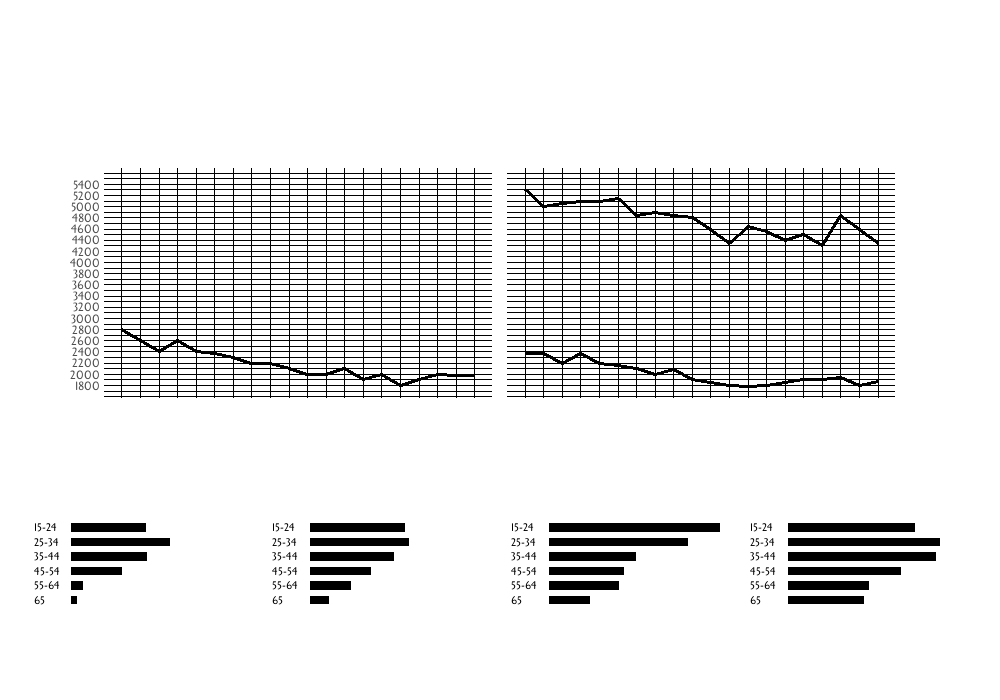

This figure's R source:
library(tidyverse)
library(showtext)
library(readxl)
library(ggpubr)
library(magick)

font_add_google(name = "Cagliostro", family = "Main")
showtext_auto()

mort <- read_xlsx(here::here("Original Plot Work", "Mortality from Consumption", "Consumption Mortality.xlsx")) 

first <- mort %>%
  filter(type == "total")

second <- mort %>%
  filter(type == "white" | type == "colored")

plot1 <- ggplot(first) +
  geom_line(aes(x=year, y= rate, group = type), size=1.25) +
  scale_y_continuous(limits = c(1750,5500), breaks = seq(1800, 5400,200)) +
  scale_x_continuous(limits = c(1887,1906), breaks = seq(1887,1906,1)) +
  theme(panel.grid.minor.y = element_line(color= "black"),
        panel.grid.minor.x = element_blank(),
        panel.grid.major = element_line(color= "black"),
        panel.background = element_rect(fill="white"),
        axis.text.y = element_text(family = "Main", size = 9),
        axis.text.x = element_blank(),
        axis.ticks = element_blank(),
        axis.title = element_blank(),
        plot.title = element_text(family = "Main", size = 18),
        legend.position = "none")

print(plot1)

plot2 <- ggplot(second) +
  geom_line(aes(x=year, y= rate, group = type), size=1.25) +
  scale_y_continuous(limits = c(1750,5500), breaks = seq(1800, 5400,200), position = "right") +
  scale_x_continuous(limits = c(1887,1906), breaks = seq(1887,1906,1)) +
  theme(panel.grid.minor.y = element_line(color= "black"),
        panel.grid.minor.x = element_blank(),
        panel.grid.major = element_line(color= "black"),
        panel.background = element_rect(fill="white"),
        axis.text.y = element_text(family = "Main", color = "white", size = 9),
        axis.text.x = element_blank(),
        axis.ticks = element_blank(),
        axis.title = element_blank(),
        plot.title = element_text(family = "Main", size = 18),
        legend.position = "none")

print(plot2)


mort2 <- read_xlsx(here::here("Original Plot Work", "Mortality from Consumption", "Consumption Mortality 2.xlsx")) 

third <- mort2 %>%
  filter(type == "white")

fourth <- mort2 %>%
  filter(type == "negroes")

fifth <- mort2 %>%
  filter(type == "indians")

sixth <- mort2 %>%
  filter(type == "chinese")

plot3 <- ggplot(third, aes(x = percent, y = fct_rev(age)), fill = NA) +
  geom_col(color = "black", fill= "black", width = .5) +
  labs(tag = "(In thousands.)") +
  scale_x_continuous(position = "top", limits = c(0,50), breaks=seq(0,50,10)) +
  theme(axis.text.x = element_text(family = "Main", size = 6, color= "white"),
        axis.title.x = element_blank(), 
        panel.grid.major.x = element_line(color="white", size=.25),
        axis.ticks.y = element_blank(), 
        axis.ticks.x = element_blank(), 
        axis.title.y = element_blank(),
        axis.text.y = element_text(family = "Main", hjust = 0, size = 8, color = "black"),
        panel.grid.major.y = element_blank(),
        panel.grid.minor = element_blank(),
        panel.background = element_blank(),
        plot.title = element_blank(),
        plot.tag = element_blank(),
        plot.tag.position = "top",
        plot.margin = margin(20,10,10,10))

print(plot3)

plot4 <- ggplot(fourth, aes(x = percent, y = fct_rev(age)), fill = NA) +
  geom_col(color = "black", fill= "black", width = .5) +
  labs(tag = "(In thousands.)") +
  scale_x_continuous(position = "top", limits = c(0,50), breaks=seq(0,50,10)) +
  theme(axis.text.x = element_text(family = "Main", size = 6, color= "white"),
        axis.title.x = element_blank(), 
        panel.grid.major.x = element_line(color="white", size=.25),
        axis.ticks.y = element_blank(), 
        axis.ticks.x = element_blank(), 
        axis.title.y = element_blank(),
        axis.text.y = element_text(family = "Main", hjust = 0, size = 8, color = "black"),
        panel.grid.major.y = element_blank(),
        panel.grid.minor = element_blank(),
        panel.background = element_blank(),
        plot.title = element_blank(),
        plot.tag = element_blank(),
        plot.tag.position = "top",
        plot.margin = margin(20,10,10,10))

print(plot4)

plot5 <- ggplot(fifth, aes(x = percent, y = fct_rev(age)), fill = NA) +
  geom_col(color = "black", fill= "black", width = .5) +
  labs(tag = "(In thousands.)") +
  scale_x_continuous(position = "top", limits = c(0,50), breaks=seq(0,50,10)) +
  theme(axis.text.x = element_text(family = "Main", size = 6, color= "white"),
        axis.title.x = element_blank(), 
        panel.grid.major.x = element_line(color="white", size=.25),
        axis.ticks.y = element_blank(), 
        axis.ticks.x = element_blank(), 
        axis.title.y = element_blank(),
        axis.text.y = element_text(family = "Main", hjust = 0, size = 8, color = "black"),
        panel.grid.major.y = element_blank(),
        panel.grid.minor = element_blank(),
        panel.background = element_blank(),
        plot.title = element_blank(),
        plot.tag = element_blank(),
        plot.tag.position = "top",
        plot.margin = margin(20,10,10,10))

print(plot5)

plot6 <- ggplot(sixth, aes(x = percent, y = fct_rev(age)), fill = NA) +
  geom_col(color = "black", fill= "black", width = .5) +
  labs(tag = "(In thousands.)") +
  scale_x_continuous(position = "top", limits = c(0,50), breaks=seq(0,50,10)) +
  theme(axis.text.x = element_text(family = "Main", size = 6, color= "white"),
        axis.title.x = element_blank(), 
        panel.grid.major.x = element_line(color="white", size=.25),
        axis.ticks.y = element_blank(), 
        axis.ticks.x = element_blank(), 
        axis.title.y = element_blank(),
        axis.text.y = element_text(family = "Main", hjust = 0, size = 8, color = "black"),
        panel.grid.major.y = element_blank(),
        panel.grid.minor = element_blank(),
        panel.background = element_blank(),
        plot.title = element_blank(),
        plot.tag = element_blank(),
        plot.tag.position = "top",
        plot.margin = margin(20,10,10,10))

print(plot6)


gap <- ggplot() + theme_void()


png(here::here("Original Plot Work", "Mortality from Consumption", "Mortality from Consumption.png"),width=1000,height=700)


print(ggarrange(gap,
          ggarrange(gap, plot1, gap, plot2, gap, ncol=5, widths = c(.15, 1, .01, 1, .15)),
          gap,
          ggarrange(gap, plot3, gap, plot4, gap, plot5, gap, plot6, gap, ncol = 9, widths = c(.1, 1, .01, 1, .01, 1, .01, 1, .1)), 
          gap,
          nrow = 5, heights = c(.5, .75, .25, .4, .25))
)

dev.off()

original <- image_read(here::here("Original Plot Work", "Mortality from Consumption", "Mortality from Consumption.png"))


img <- image_draw(original)

#graphs on edge
polygon(c(50, 120, 120, 50), c(170, 170, 410, 410), border = "white", col = "white")
polygon(c(900, 120, 120, 900), c(165, 165, 183, 183), border = "white", col = "white")
text(105, 184, "5400", family = "Main", cex = .75, col = "#383227")
text(105, 195, "5200", family = "Main", cex = .75, col = "#383227")
text(105, 206, "5000", family = "Main", cex = .75, col = "#383227")
text(105, 217, "4800", family = "Main", cex = .75, col = "#383227")
text(105, 228, "4600", family = "Main", cex = .75, col = "#383227")
text(105, 239, "4400", family = "Main", cex = .75, col = "#383227")
text(105, 250, "4200", family = "Main", cex = .75, col = "#383227")
text(105, 261, "4000", family = "Main", cex = .75, col = "#383227")
text(105, 272, "3800", family = "Main", cex = .75, col = "#383227")
text(105, 283, "3600", family = "Main", cex = .75, col = "#383227")
text(105, 294, "3400", family = "Main", cex = .75, col = "#383227")
text(105, 305, "3200", family = "Main", cex = .75, col = "#383227")
text(105, 316, "3000", family = "Main", cex = .75, col = "#383227")
text(105, 327, "2800", family = "Main", cex = .75, col = "#383227")
text(105, 338, "2600", family = "Main", cex = .75, col = "#383227")
text(105, 349, "2400", family = "Main", cex = .75, col = "#383227")
text(105, 360, "2200", family = "Main", cex = .75, col = "#383227")
text(105, 371, "2000", family = "Main", cex = .75, col = "#383227")
text(105, 382, "1800", family = "Main", cex = .75, col = "#383227")

polygon(c(900, 879, 879, 900), c(170, 170, 410, 410), border = "white", col = "white")
polygon(c(900, 120, 120, 900), c(392, 392, 410, 410), border = "white", col = "white")
text(890, 184, "5400", family = "Main", cex = .75, col = "#383227")
text(890, 195, "5200", family = "Main", cex = .75, col = "#383227")
text(890, 206, "5000", family = "Main", cex = .75, col = "#383227")
text(890, 217, "4800", family = "Main", cex = .75, col = "#383227")
text(890, 228, "4600", family = "Main", cex = .75, col = "#383227")
text(890, 239, "4400", family = "Main", cex = .75, col = "#383227")
text(890, 250, "4200", family = "Main", cex = .75, col = "#383227")
text(890, 261, "4000", family = "Main", cex = .75, col = "#383227")
text(890, 272, "3800", family = "Main", cex = .75, col = "#383227")
text(890, 283, "3600", family = "Main", cex = .75, col = "#383227")
text(890, 294, "3400", family = "Main", cex = .75, col = "#383227")
text(890, 305, "3200", family = "Main", cex = .75, col = "#383227")
text(890, 316, "3000", family = "Main", cex = .75, col = "#383227")
text(890, 327, "2800", family = "Main", cex = .75, col = "#383227")
text(890, 338, "2600", family = "Main", cex = .75, col = "#383227")
text(890, 349, "2400", family = "Main", cex = .75, col = "#383227")
text(890, 360, "2200", family = "Main", cex = .75, col = "#383227")
text(890, 371, "2000", family = "Main", cex = .75, col = "#383227")
text(890, 382, "1800", family = "Main", cex = .75, col = "#383227")
polygon(c(475, 524, 524, 475), c(170, 170, 410, 410), border = "white", col = "white")

text(122, 397, "1887", family = "Main", cex = .75, col = "#383227")
text(138, 397, "'88", family = "Main", cex = .75, col = "#383227")
text(157, 397, "'89", family = "Main", cex = .75, col = "#383227")
text(176, 397, "'90", family = "Main", cex = .75, col = "#383227")
text(195, 397, "'91", family = "Main", cex = .75, col = "#383227")
text(214, 397, "'92", family = "Main", cex = .75, col = "#383227")
text(233, 397, "'93", family = "Main", cex = .75, col = "#383227")
text(252, 397, "'94", family = "Main", cex = .75, col = "#383227")
text(271, 397, "'95", family = "Main", cex = .75, col = "#383227")
text(290, 397, "'96", family = "Main", cex = .75, col = "#383227")
text(309, 397, "'97", family = "Main", cex = .75, col = "#383227")
text(328, 397, "'98", family = "Main", cex = .75, col = "#383227")
text(347, 397, "'99", family = "Main", cex = .75, col = "#383227")
text(364, 397, "1900", family = "Main", cex = .75, col = "#383227")
text(381, 397, "'01", family = "Main", cex = .75, col = "#383227")
text(401, 397, "'02", family = "Main", cex = .75, col = "#383227")
text(420, 397, "'03", family = "Main", cex = .75, col = "#383227")
text(439, 397, "'04", family = "Main", cex = .75, col = "#383227")
text(457, 397, "'05", family = "Main", cex = .75, col = "#383227")
text(476, 397, "1906", family = "Main", cex = .75, col = "#383227")

text(525, 397, "1887", family = "Main", cex = .75, col = "#383227")
text(541, 397, "'88", family = "Main", cex = .75, col = "#383227")
text(560, 397, "'89", family = "Main", cex = .75, col = "#383227")
text(579, 397, "'90", family = "Main", cex = .75, col = "#383227")
text(598, 397, "'91", family = "Main", cex = .75, col = "#383227")
text(617, 397, "'92", family = "Main", cex = .75, col = "#383227")
text(636, 397, "'93", family = "Main", cex = .75, col = "#383227")
text(655, 397, "'94", family = "Main", cex = .75, col = "#383227")
text(674, 397, "'95", family = "Main", cex = .75, col = "#383227")
text(693, 397, "'96", family = "Main", cex = .75, col = "#383227")
text(712, 397, "'97", family = "Main", cex = .75, col = "#383227")
text(731, 397, "'98", family = "Main", cex = .75, col = "#383227")
text(750, 397, "'99", family = "Main", cex = .75, col = "#383227")
text(768, 397, "1900", family = "Main", cex = .75, col = "#383227")
text(786, 397, "'01", family = "Main", cex = .75, col = "#383227")
text(805, 397, "'02", family = "Main", cex = .75, col = "#383227")
text(824, 397, "'03", family = "Main", cex = .75, col = "#383227")
text(843, 397, "'04", family = "Main", cex = .75, col = "#383227")
text(862, 397, "'05", family = "Main", cex = .75, col = "#383227")
text(881, 397, "1906", family = "Main", cex = .75, col = "#383227")


text(500, 50, "Mortality from Consumption ~ General Population", family = "Main", cex = 2.5, col = "#383227")
text(500, 80, "1887-1906.", family = "Main", cex = 2, col = "#383227")

segments(x0=15,y0=110, x1=985, y1=110, lwd = 3, lty = "solid")
segments(x0=20,y0=115, x1=980, y1=115, lwd = 1, lty = "solid")

segments(x0=15,y0=680, x1=985, y1=680, lwd = 3, lty = "solid")
segments(x0=20,y0=675, x1=980, y1=675, lwd = 1, lty = "solid")

segments(x0=15,y0=110, x1=15, y1=680, lwd = 3, lty = "solid")
segments(x0=20,y0=115, x1=20, y1=675, lwd = 1, lty = "solid")

segments(x0=985,y0=110, x1=985, y1=680, lwd = 3, lty = "solid")
segments(x0=980,y0=115, x1=980, y1=675, lwd = 1, lty = "solid")

text(290, 150, "Mortality of Northern Cities.", family = "Main", cex = 2.25, col = "#383227")
text(105, 175, "Rate per 10,000", family = "Main", cex = .5, col = "#383227")
text(290, 170, "RATE PER 10,000", family = "Main", cex = 1, col = "#383227")

text(720, 150, "Mortality of Southern Cities.", family = "Main", cex = 2.25, col = "#383227")
text(890, 175, "Rate per 10,000", family = "Main", cex = .5, col = "#383227")
text(720, 170, "RATE PER 10,000", family = "Main", cex = 1, col = "#383227")

text(500, 465, "Proportionate Consumption Mortality ~ MALES.", family = "Main", cex = 2.25, col = "#383227")
text(130, 500, "Ages at Death. WHITES.", family = "Main", cex = 1.5, col = "#383227")
text(375, 500, "Ages at Death. NEGROES.", family = "Main", cex = 1.5, col = "#383227")
text(610, 500, "Ages at Death. INDIANS.", family = "Main", cex = 1.5, col = "#383227")
text(850, 500, "Ages at Death. CHINESE.", family = "Main", cex = 1.5, col = "#383227")


segments(x0=70,y0=523, x1=70, y1=603, lwd = 1, lty = "solid")
text(105, 517, "10%", family = "Main", cex = .5, col = "#383227")
segments(x0=105,y0=523, x1=105, y1=574, lwd = 1, lty = "solid")
text(140, 517, "20%", family = "Main", cex = .5, col = "#383227")
segments(x0=140,y0=523, x1=140, y1=559, lwd = 1, lty = "solid")

text(77, 527, "21.7", family = "Main", cex = .55, col = "white")
text(77, 541, "28.8", family = "Main", cex = .55, col = "white")
text(77, 555, "21.9", family = "Main", cex = .55, col = "white")
text(77, 570, "14.5", family = "Main", cex = .55, col = "white")
text(77, 585, "9.0", family = "Main", cex = .55, col = "white")
text(82, 600, "3.6", family = "Main", cex = .55, col = "black")


segments(x0=310,y0=523, x1=310, y1=603, lwd = 1, lty = "solid")
text(345, 517, "10%", family = "Main", cex = .5, col = "#383227")
segments(x0=345,y0=523, x1=345, y1=588, lwd = 1, lty = "solid")
text(380, 517, "20%", family = "Main", cex = .5, col = "#383227")
segments(x0=380,y0=523, x1=380, y1=559, lwd = 1, lty = "solid")

text(317, 527, "27.8", family = "Main", cex = .55, col = "white")
text(317, 541, "28.7", family = "Main", cex = .55, col = "white")
text(317, 555, "24.4", family = "Main", cex = .55, col = "white")
text(317, 570, "17.6", family = "Main", cex = .55, col = "white")
text(317, 585, "11.8", family = "Main", cex = .55, col = "white")
text(317, 600, "5.3", family = "Main", cex = .55, col = "white")

segments(x0=549,y0=523, x1=549, y1=603, lwd = 1, lty = "solid")
text(583, 517, "10%", family = "Main", cex = .5, col = "#383227")
segments(x0=583,y0=523, x1=583, y1=603, lwd = 1, lty = "solid")
text(617, 517, "20%", family = "Main", cex = .5, col = "#383227")
segments(x0=617,y0=523, x1=617, y1=588, lwd = 1, lty = "solid")
text(651, 517, "30%", family = "Main", cex = .5, col = "#383227")
segments(x0=651,y0=523, x1=651, y1=544, lwd = 1, lty = "solid")
text(685, 517, "40%", family = "Main", cex = .5, col = "#383227")
segments(x0=685,y0=523, x1=685, y1=544, lwd = 1, lty = "solid")
text(719, 517, "50%", family = "Main", cex = .5, col = "#383227")

text(556, 527, "50.0", family = "Main", cex = .55, col = "white")
text(556, 541, "40.6", family = "Main", cex = .55, col = "white")
text(556, 555, "25.3", family = "Main", cex = .55, col = "white")
text(556, 570, "21.7", family = "Main", cex = .55, col = "white")
text(556, 585, "20.4", family = "Main", cex = .55, col = "white")
text(556, 600, "11.9", family = "Main", cex = .55, col = "white")

segments(x0=788,y0=523, x1=788, y1=603, lwd = 1, lty = "solid")
text(822, 517, "10%", family = "Main", cex = .5, col = "#383227")
segments(x0=822,y0=523, x1=822, y1=603, lwd = 1, lty = "solid")
text(856, 517, "20%", family = "Main", cex = .5, col = "#383227")
segments(x0=856,y0=523, x1=856, y1=603, lwd = 1, lty = "solid")
text(890, 517, "30%", family = "Main", cex = .5, col = "#383227")
segments(x0=890,y0=523, x1=890, y1=574, lwd = 1, lty = "solid")
text(924, 517, "40%", family = "Main", cex = .5, col = "#383227")
segments(x0=924,y0=523, x1=924, y1=559, lwd = 1, lty = "solid")

text(795, 527, "37.2", family = "Main", cex = .55, col = "white")
text(795, 541, "44.7", family = "Main", cex = .55, col = "white")
text(795, 555, "43.5", family = "Main", cex = .55, col = "white")
text(795, 570, "33.2", family = "Main", cex = .55, col = "white")
text(795, 585, "23.7", family = "Main", cex = .55, col = "white")
text(795, 600, "22.1", family = "Main", cex = .55, col = "white")

text(500, 630, "NOTE: The proportionate consumption mortality is determined by calculating the percentage of deaths from consumption in the mortality", family = "Main", cex = 1, col = "#383227")
text(500, 645, "from all causes at specified periods of life. For illustration: at ages 15-24, out of every 100 deaths from all causes, among white", family = "Main", cex = 1, col = "black")
text(500, 660, "males 21.7 are from consumption, among negro males 27.8, among male Indians 50.0, and among Chinese (in the US) 37.2", family = "Main", cex = 1, col = "black")

text(280, 355, "Total Population", family = "Main", cex = 1, srt = -13, col = "black")
text(695, 210, "Colored Population", family = "Main", cex = 1, srt = -15, col = "black")
text(725, 370, "White Population", family = "Main", cex = 1, srt = -10, col = "black")

dev.off()

image_write(img, path = here::here("Original Plot Work", "Mortality from Consumption", "Mortality from ConsumptionF.png"), format = "png")

